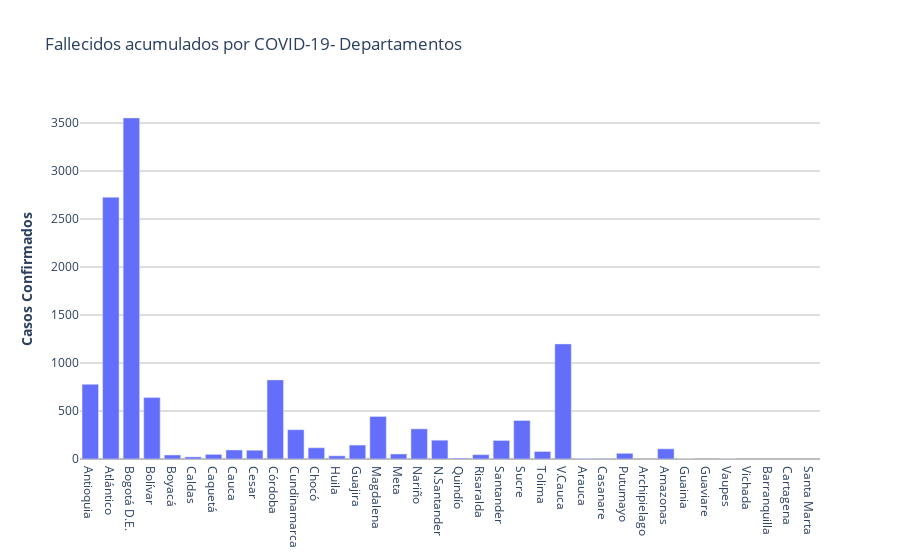

Here is the notebook cell this chart was saved with:
### Code cell
fig = go.Figure([go.Bar(x=df_covid_depf2['Departamentos'], y=df_covid_depf2['casos_y'])])

fig.update_layout(
    title_text="Fallecidos acumulados por COVID-19- Departamentos", 
    paper_bgcolor='rgba(0,0,0,0)',
    plot_bgcolor='rgba(0,0,0,0)',
   
)

fig.update_yaxes(title_text="<b>Casos Confirmados</b>",gridcolor='#bdbdbd',zerolinecolor='#bdbdbd')
fig.show()

### Figure 1 — Plotly figure (JSON) as saved in the notebook; plotly's stock layout.template omitted (floating-point values rounded to 4 significant figures)
{"data": [{"type": "bar", "x": ["Antioquia", "Atlántico", "Bogotá D.E.", "Bolívar", "Boyacá", "Caldas", "Caquetá", "Cauca", "Cesar", "Córdoba", "Cundinamarca", "Chocó", "Huila", "Guajira", "Magdalena", "Meta", "Nariño", "N.Santander", "Quindío", "Risaralda", "Santander", "Sucre", "Tolima", "V.Cauca", "Arauca", "Casanare", "Putumayo", "Archipielago", "Amazonas", "Guainia", "Guaviare", "Vaupes", "Vichada", "Barranquilla", "Cartagena", "Santa Marta"], "y": [778, 2727, 3553, 640, 42, 22, 48, 94, 91, 824, 305, 117, 33, 145, 443, 52, 314, 196, 10, 45, 193, 401, 78, 1199, 6, 7, 59, null, 106, 1, null, 1, null, null, null, null]}], "layout": {"paper_bgcolor": "rgba(0,0,0,0)", "plot_bgcolor": "rgba(0,0,0,0)", "title": {"text": "Fallecidos acumulados por COVID-19- Departamentos"}, "yaxis": {"gridcolor": "#bdbdbd", "title": {"text": "<b>Casos Confirmados</b>"}, "zerolinecolor": "#bdbdbd"}}}
